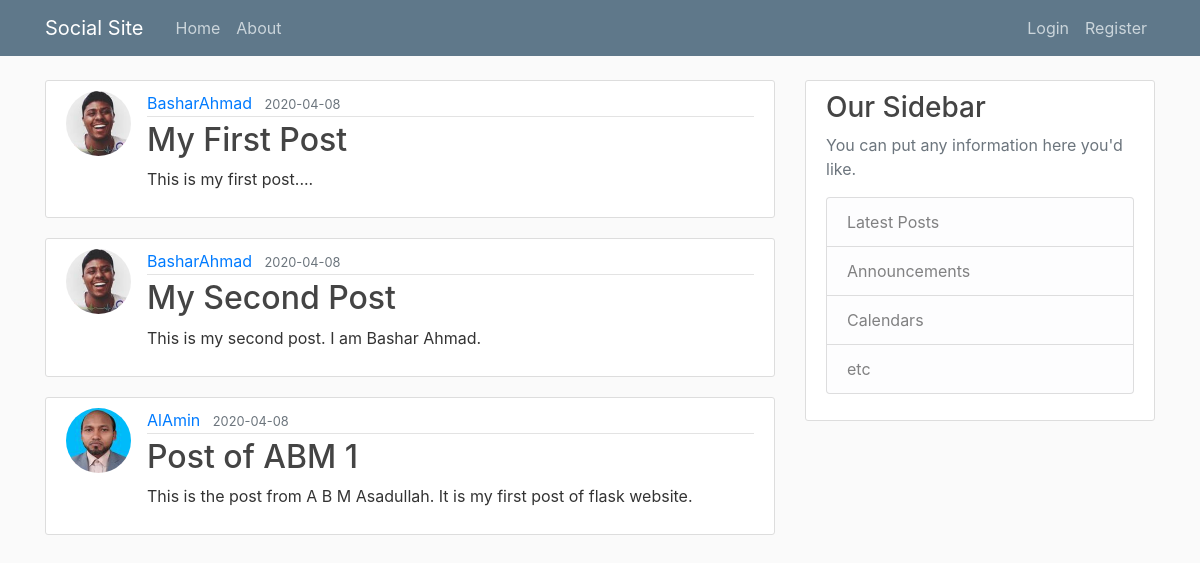
The page /home on the database its author committed.
### flaskblog/models.py (models this page shows, shortened)
class Post(db.Model):
    id = db.Column(db.Integer, primary_key=True)
    title = db.Column(db.String(100), nullable=False)
    date_posted = db.Column(db.DateTime, nullable=False, default=datetime.utcnow)
    content = db.Column(db.Text, nullable=False)
    user_id = db.Column(db.Integer, db.ForeignKey('user.id'), nullable=False)

class User(db.Model, UserMixin):
    id = db.Column(db.Integer, primary_key=True)
    username = db.Column(db.String(20), unique=True, nullable=False)
    email = db.Column(db.String(120), unique=True, nullable=False)
    image_file = db.Column(db.String(20), nullable=False, default='default.jpg')
    password = db.Column(db.String(60), nullable=False)
    posts = db.relationship('Post', backref='author', lazy=True)

### flaskblog/routes.py (the view)
@app.route("/")
@app.route("/home")
def home():
    posts = Post.query.all()
    return render_template('home.html', posts=posts)

### flaskblog/templates/home.html
{% extends "layout.html" %}
{% block content %}
	{% for post in posts %}
		<article class="media content-section">
        <img class="rounded-circle article-img" src="{{ url_for('static', filename='profile_pics/' + post.author.image_file) }}">
          <div class="media-body">
            <div class="article-metadata">
              <a class="mr-2" href="#">{{ post.author.username }}</a>
              <small class="text-muted">{{ post.date_posted.strftime('%Y-%m-%d') }}</small>
            </div>
            <h2><a class="article-title" href="{{ url_for('post', post_id=post.id) }}">{{ post.title }}</a></h2>
            <p class="article-content">{{ post.content }}</p>
          </div>
        </article>
	{% endfor %}
{% endblock %}

### flaskblog/templates/layout.html (shortened to what this page needs)
<!DOCTYPE html>
<html>
<head>
    <link rel="stylesheet" href="https://maxcdn.bootstrapcdn.com/bootstrap/4.0.0/css/bootstrap.min.css">
    <link rel="stylesheet" type="text/css" href="{{ url_for('static', filename='main.css') }}">
</head>
<body>
    <header class="site-header">
      <nav class="navbar navbar-expand-md navbar-dark bg-steel fixed-top">
        <div class="container">
          <a class="navbar-brand mr-4" href="/">Social Site</a>
          <div class="collapse navbar-collapse" id="navbarToggle">
            <div class="navbar-nav mr-auto">
              <a class="nav-item nav-link" href="{{ url_for('home') }}">Home</a>
              <a class="nav-item nav-link" href="{{ url_for('about') }}">About</a>
            </div>
            <div class="navbar-nav">
              {% if current_user.is_authenticated %}
                <a class="nav-item nav-link" href="{{ url_for('new_post') }}">New Post</a>
                <a class="nav-item nav-link" href="{{ url_for('account') }}">Account</a>
                <a class="nav-item nav-link" href="{{ url_for('logout') }}">Logout</a>
              {% else %}
                <a class="nav-item nav-link" href="{{ url_for('login') }}">Login</a>
                <a class="nav-item nav-link" href="{{ url_for('register') }}">Register</a>
                {% endif %}
            </div>
          </div>
        </div>
      </nav>
    </header>
    <main role="main" class="container">
      <div class="row">
        <div class="col-md-8">
          {% block content %}{% endblock %}
        </div>
        <div class="col-md-4">
          <div class="content-section">
            <h3>Our Sidebar</h3>
            <p class='text-muted'>You can put any information here you'd like.
              <ul class="list-group">
                <li class="list-group-item list-group-item-light">Latest Posts</li>
                <li class="list-group-item list-group-item-light">Announcements</li>
                <li class="list-group-item list-group-item-light">Calendars</li>
                <li class="list-group-item list-group-item-light">etc</li>
              </ul>
            </p>
          </div>
        </div>
      </div>
    </main>
</body>
</html>

### flaskblog/static/main.css (style rules this page uses)
body { background: #fafafa; color: #333333; margin-top: 5rem; }
h1, h2, h3, h4, h5, h6 { color: #444444; }
.bg-steel { background-color: #5f788a; }
.site-header .navbar-nav .nav-link { color: #cbd5db; }
.content-section { background: #ffffff; padding: 10px 20px; border: 1px solid #dddddd; border-radius: 3px; margin-bottom: 20px; }
.article-title { color: #444444; }
.article-content { white-space: pre-line; }
.article-img { height: 65px; width: 65px; margin-right: 16px; }
.article-metadata { padding-bottom: 1px; margin-bottom: 4px; border-bottom: 1px solid #e3e3e3 }

### rows shown on the page
Post: image_file (picture), author.username "BasharAhmad", date_posted "2020-04-08", title "My First Post", content "This is my first post...."
Post: image_file (picture), author.username "BasharAhmad", date_posted "2020-04-08", title "My Second Post", content "This is my second post. I am Bashar Ahmad."
Post: image_file (picture), author.username "AlAmin", date_posted "2020-04-08", title "Post of ABM 1", content "This is the post from A B M Asadullah. It is my first post of flask website."
